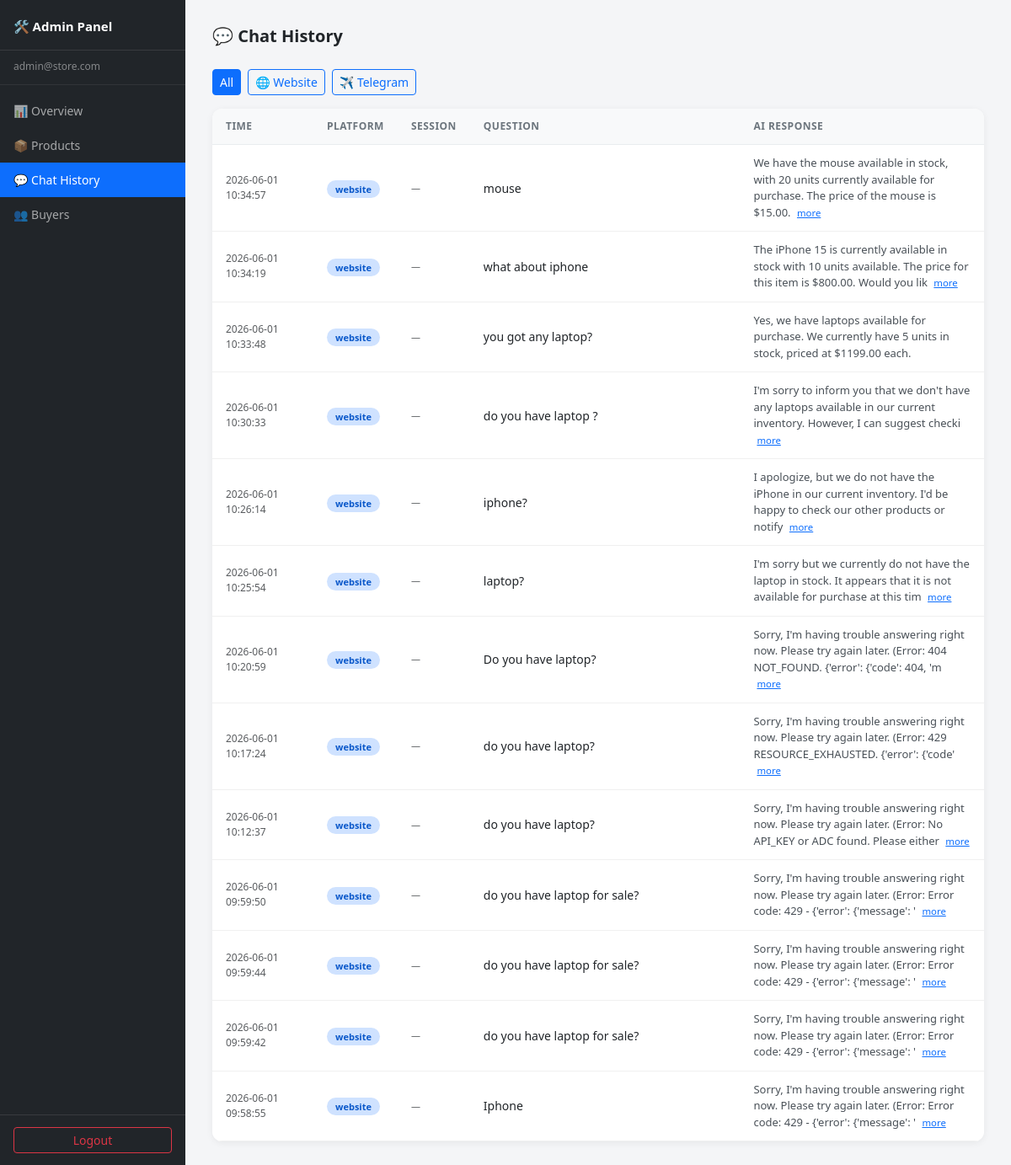
Before: /admin/chats (signed in) with the older database file.
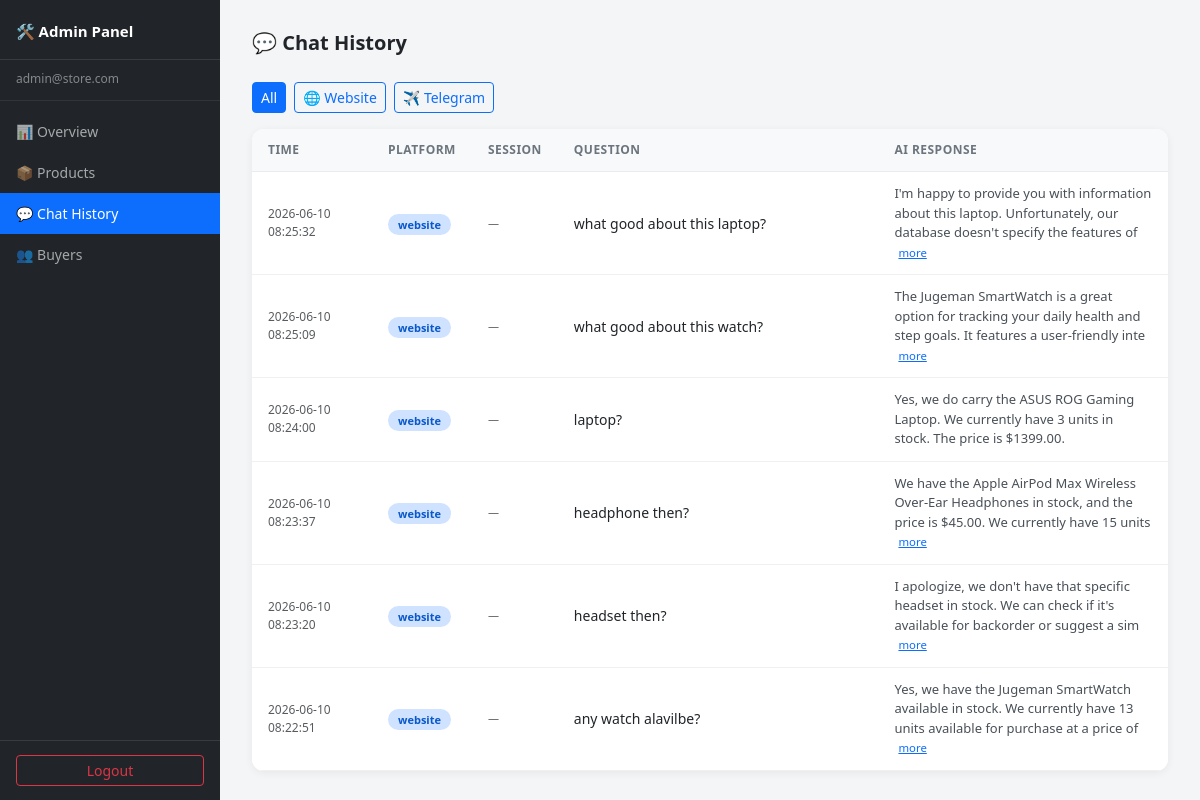
After: the same page with the newer database file.
### tables this page shows
CREATE TABLE chat_history(
        id          INTEGER  PRIMARY KEY AUTOINCREMENT,
        question    TEXT     NOT NULL,
        ai_response TEXT     NOT NULL,
        platform    TEXT     NOT NULL DEFAULT 'website',
        timestamp   DATETIME DEFAULT CURRENT_TIMESTAMP
    );

### routes/admin.py (the view)
@admin_bp.route('/admin/chats')
def admin_chats():
    if seller_only(): return redirect('/login')
    return render_template('admin_chats.html', active='chats',
        chats=get_all_chat_history())

### database.py (called while the page is built)
def get_connection():
    return sqlite3.connect(DATABASE)

def get_all_chat_history():
    conn = get_connection()
    cursor = conn.cursor()
    cursor.execute("""
        SELECT id, question, ai_response, platform, session_id, timestamp
        FROM chat_history
        ORDER BY session_id, timestamp DESC
    """)
    rows = cursor.fetchall()
    conn.close()
    return rows

### routes/admin.py (called while the page is built)
def seller_only():
    return session.get('role') != 'seller'

### templates/admin_chats.html (shortened to what this page needs)
{% extends 'base_admin.html' %}
{% block content %}
<p class="admin-page-title">💬 Chat History</p>
<div class="mb-3 d-flex gap-2">
    <button class="btn btn-sm btn-primary"   onclick="filterPlatform('all')">All</button>
    <button class="btn btn-sm btn-outline-primary" onclick="filterPlatform('website')">🌐 Website</button>
    <button class="btn btn-sm btn-outline-primary" onclick="filterPlatform('telegram')">✈️ Telegram</button>
</div>
<div class="admin-table-card">
    {% if chats %}
    <table class="table" id="chatTable">
        <thead>
            <tr>
                <th style="width:120px;">Time</th>
                <th style="width:90px;">Platform</th>
                <th style="width:80px;">Session</th>
                <th style="width:35%;">Question</th>
                <th>AI Response</th>
            </tr>
        </thead>
        <tbody>
            {% set ns = namespace(prev_session=None) %}
            {% for c in chats %}
            <tr data-platform="{{ c[3] }}">
                <td class="text-muted" style="font-size:12px;">{{ c[5] }}</td>
                <td>
                    <span class="platform-badge platform-{{ c[3] }}">{{ c[3] }}</span>
                </td>
                <td class="text-muted" style="font-size:11px;">
                    {{ (c[4] or '')[-6:] or '—' }}
                </td>
                <td>{{ c[1] }}</td>
                <td style="font-size:13px;color:#495057;">
                    <span class="response-preview">
                        {{ c[2][:120] }}{% if c[2]|length > 120 %}
                        <a href="#" class="text-primary small ms-1 toggle-btn"
                           onclick="toggleResponse(this); return false;">more</a>
                        {% endif %}
                    </span>
                </td>
            </tr>
            {% endfor %}
        </tbody>
    </table>
    {% else %}
    <p class="text-muted small p-3 mb-0">No conversations yet.</p>
    {% endif %}
</div>
{% endblock %}

Changed rows visible on the page:
removed chat_history: timestamp "2026-06-01 10:34:57", platform "website", value "—", question "mouse", ai_response "We have the mouse available in stock, with 20 units currently available for purchase. The price of the mouse is $15.00."
removed chat_history: timestamp "2026-06-01 10:34:19", platform "website", value "—", question "what about iphone", ai_response "The iPhone 15 is currently available in stock with 10 units available. The price for this item is $800.00. Would you lik"
removed chat_history: timestamp "2026-06-01 10:33:48", platform "website", value "—", question "you got any laptop?", ai_response "Yes, we have laptops available for purchase. We currently have 5 units in stock, priced at $1199.00 each."
removed chat_history: timestamp "2026-06-01 10:30:33", platform "website", value "—", question "do you have laptop ?", ai_response "I'm sorry to inform you that we don't have any laptops available in our current inventory. However, I can suggest checki"
removed chat_history: timestamp "2026-06-01 10:26:14", platform "website", value "—", question "iphone?", ai_response "I apologize, but we do not have the iPhone in our current inventory. I'd be happy to check our other products or notify"
removed chat_history: timestamp "2026-06-01 10:25:54", platform "website", value "—", question "laptop?", ai_response "I'm sorry but we currently do not have the laptop in stock. It appears that it is not available for purchase at this tim"
removed chat_history: timestamp "2026-06-01 10:20:59", platform "website", value "—", question "Do you have laptop?", ai_response "Sorry, I'm having trouble answering right now. Please try again later. (Error: 404 NOT_FOUND. {'error': {'code': 404, 'm"
changed chat_history: timestamp "2026-06-01 10:17:24" → "2026-06-10 08:25:32"; question "do you have laptop?" → "what good about this laptop?"; ai_response "Sorry, I'm having trouble answering right now. Please try again later. (Error: 429 RESOURCE_EXHAUSTED. {'error': {'code'" → "I'm happy to provide you with information about this laptop. Unfortunately, our database doesn't specify the features of"
changed chat_history: timestamp "2026-06-01 10:12:37" → "2026-06-10 08:25:09"; question "do you have laptop?" → "what good about this watch?"; ai_response "Sorry, I'm having trouble answering right now. Please try again later. (Error: No API_KEY or ADC found. Please either" → "The Jugeman SmartWatch is a great option for tracking your daily health and step goals. It features a user-friendly inte"
changed chat_history: timestamp "2026-06-01 09:59:50" → "2026-06-10 08:24:00"; question "do you have laptop for sale?" → "laptop?"; ai_response "Sorry, I'm having trouble answering right now. Please try again later. (Error: Error code: 429 - {'error': {'message': '" → "Yes, we do carry the ASUS ROG Gaming Laptop. We currently have 3 units in stock. The price is $1399.00."; no longer shows "more"
changed chat_history: timestamp "2026-06-01 09:59:44" → "2026-06-10 08:23:37"; question "do you have laptop for sale?" → "headphone then?"; ai_response "Sorry, I'm having trouble answering right now. Please try again later. (Error: Error code: 429 - {'error': {'message': '" → "We have the Apple AirPod Max Wireless Over-Ear Headphones in stock, and the price is $45.00. We currently have 15 units"
changed chat_history: timestamp "2026-06-01 09:59:42" → "2026-06-10 08:23:20"; question "do you have laptop for sale?" → "headset then?"; ai_response "Sorry, I'm having trouble answering right now. Please try again later. (Error: Error code: 429 - {'error': {'message': '" → "I apologize, we don't have that specific headset in stock. We can check if it's available for backorder or suggest a sim"
changed chat_history: timestamp "2026-06-01 09:58:55" → "2026-06-10 08:22:51"; question "Iphone" → "any watch alavilbe?"; ai_response "Sorry, I'm having trouble answering right now. Please try again later. (Error: Error code: 429 - {'error': {'message': '" → "Yes, we have the Jugeman SmartWatch available in stock. We currently have 13 units available for purchase at a price of"
